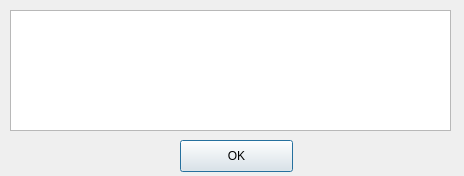
<ui version="4.0" >
 <class>Dialog</class>
 <widget class="QDialog" name="Dialog" >
  <property name="windowModality" >
   <enum>Qt::WindowModal</enum>
  </property>
  <property name="geometry" >
   <rect>
    <x>0</x>
    <y>0</y>
    <width>464</width>
    <height>176</height>
   </rect>
  </property>
  <property name="minimumSize" >
   <size>
    <width>464</width>
    <height>176</height>
   </size>
  </property>
  <property name="maximumSize" >
   <size>
    <width>464</width>
    <height>176</height>
   </size>
  </property>
  <property name="contextMenuPolicy" >
   <enum>Qt::NoContextMenu</enum>
  </property>
  <property name="windowTitle" >
   <string>Dialog</string>
  </property>
  <property name="windowIcon" >
   <iconset resource="icons.qrc" >
    <normaloff>:/images/web32.png</normaloff>:/images/web32.png</iconset>
  </property>
  <widget class="QPushButton" name="pushButtonOK" >
   <property name="geometry" >
    <rect>
     <x>180</x>
     <y>140</y>
     <width>113</width>
     <height>32</height>
    </rect>
   </property>
   <property name="text" >
    <string>OK</string>
   </property>
  </widget>
  <widget class="QWidget" name="verticalLayoutWidget" >
   <property name="geometry" >
    <rect>
     <x>10</x>
     <y>10</y>
     <width>441</width>
     <height>121</height>
    </rect>
   </property>
   <layout class="QVBoxLayout" name="verticalLayout" >
    <item>
     <layout class="QHBoxLayout" name="horizontalLayout" >
      <item>
       <widget class="QTextEdit" name="textEdit" >
        <property name="readOnly" >
         <bool>true</bool>
        </property>
       </widget>
      </item>
     </layout>
    </item>
   </layout>
  </widget>
 </widget>
 <resources>
  <include location="icons.qrc" />
 </resources>
 <connections/>
</ui>
